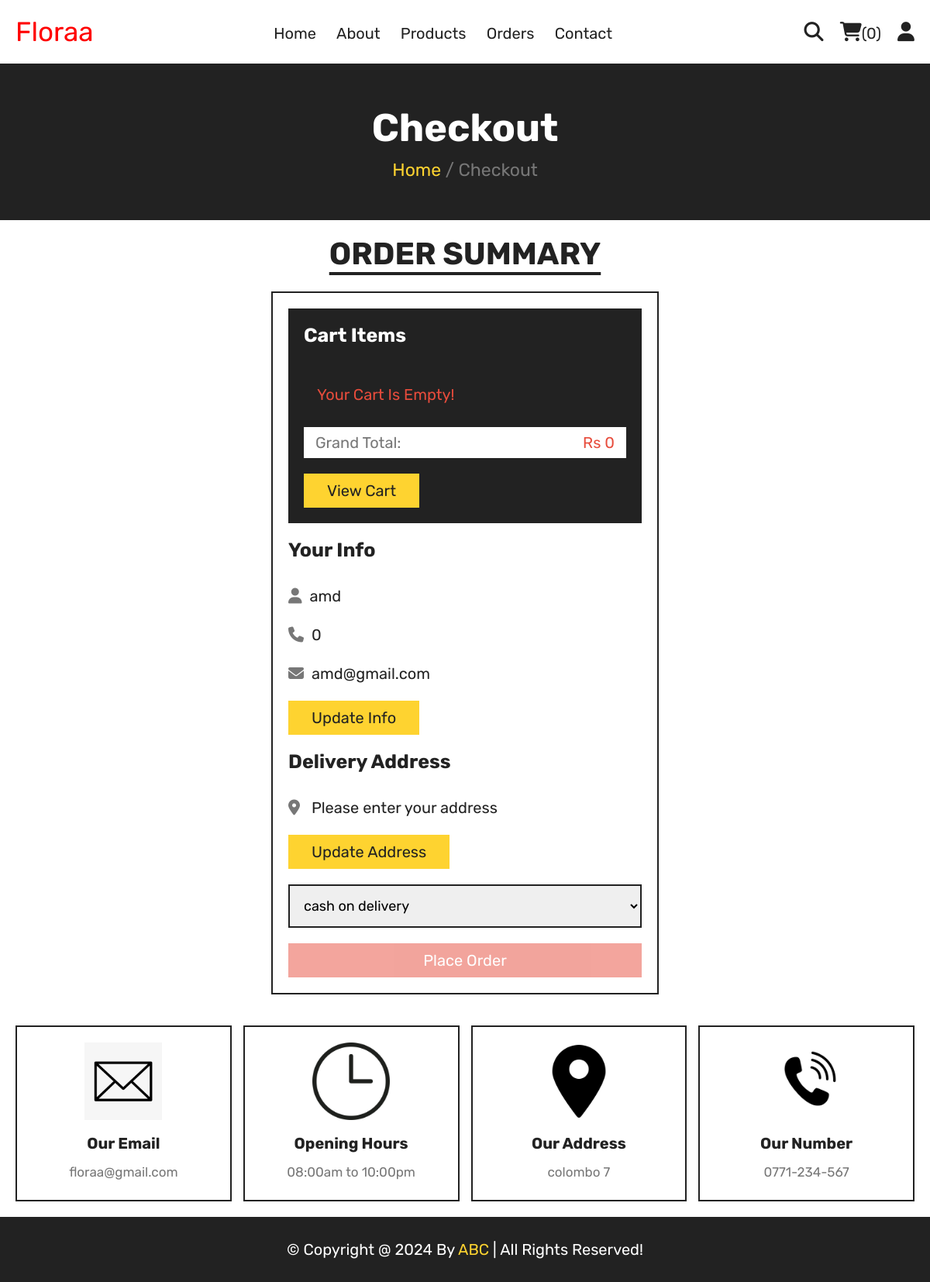
The page /checkout.php (signed in) on the database its author committed.
### tables this page shows
CREATE TABLE `users` (
  `id` int(100) NOT NULL,
  `name` varchar(20) NOT NULL,
  `email` varchar(50) NOT NULL,
  `number` varchar(10) NOT NULL,
  `password` varchar(50) NOT NULL,
  `address` varchar(500) NOT NULL
);

### checkout.php (the view, shortened to what this page needs)
<?php
include 'includes/connect.php';
if (isset($_SESSION['user_id'])) {
   $user_id = $_SESSION['user_id'];
} else {
   $user_id = '';
   header('location:home.php');
   exit();
}
?>
<!DOCTYPE html>
<html lang="en">
<head>
   <link rel="stylesheet" href="https://cdnjs.cloudflare.com/ajax/libs/font-awesome/6.1.1/css/all.min.css">
   <link rel="stylesheet" href="css/style.css">
</head>
<body>
   <?php include 'includes/user_header.php'; ?>
   <div class="heading">
      <h3>Checkout</h3>
      <p><a href="home.php">Home</a> <span> / Checkout</span></p>
   </div>
   <section class="checkout">
      <h1 class="title">Order Summary</h1>
      <form method="post">
         <div class="cart-items">
            <h3>Cart Items</h3>
            <?php
            $grand_total = 0;
            $cart_items = [];
            $select_cart = $conn->prepare("SELECT * FROM `cart` WHERE user_id = ?");
            $select_cart->execute([$user_id]);
            if ($select_cart->rowCount() > 0) {
               while ($fetch_cart = $select_cart->fetch(PDO::FETCH_ASSOC)) {
                  $cart_items[] = $fetch_cart['name'] . ' (' . $fetch_cart['price'] . ' x ' . $fetch_cart['quantity'] . ') - ';
                  $grand_total += ($fetch_cart['price'] * $fetch_cart['quantity']);
                  ?>
                  <p><span class="name"><?= htmlspecialchars($fetch_cart['name']); ?></span> <span class="price">Rs <?= htmlspecialchars($fetch_cart['price']); ?> x <?= htmlspecialchars($fetch_cart['quantity']); ?></span></p>
                  <?php
               }
            } else {
               echo '<p class="empty">Your cart is empty!</p>';
            }
            ?>
            <p class="grand-total"><span class="name">Grand Total:</span><span class="price">Rs <?= htmlspecialchars($grand_total); ?></span></p>
            <a href="cart.php" class="btn">View Cart</a>
         </div>
         <div class="user-info">
            <h3>Your Info</h3>
            <p><i class="fas fa-user"></i><span><?= htmlspecialchars($fetch_profile['name']); ?></span></p>
            <p><i class="fas fa-phone"></i><span><?= htmlspecialchars($fetch_profile['number']); ?></span></p>
            <p><i class="fas fa-envelope"></i><span><?= htmlspecialchars($fetch_profile['email']); ?></span></p>
            <a href="update_profile.php" class="btn">Update Info</a>
            <h3>Delivery Address</h3>
            <p><i class="fas fa-map-marker-alt"></i><span>
                  <?= empty($fetch_profile['address']) ? 'Please enter your address' : htmlspecialchars($fetch_profile['address']); ?>
               </span></p>
            <a href="update_address.php" class="btn">Update Address</a>
            <select name="method" class="box" required>
               <option value="paytm">cash on delivery</option>
            </select>
            <input type="submit" value="Place Order" class="btn <?php if (empty($fetch_profile['address'])) { echo 'disabled'; } ?>" style="width:100%; background:var(--red); color:var(--white);" name="submit">
         </div>
      </form>
   </section>
   <?php include 'includes/footer.php'; ?>
</body>
</html>

### css/style.css (style rules this page uses)
:root { --yellow:#fed330; --red:#e74c3c; --white:#fff; --black:#222; --light-color:#777; --border:.2rem solid var(--black); }
* { font-family: 'Rubik', sans-serif; margin:0; padding:0; box-sizing: border-box; outline: none; border: none; text-decoration: none; }
html { font-size: 62.5%; overflow-x: hidden; scroll-behavior: smooth; stop-opacity: 7rem; }
section { margin:0 auto; max-width: 1200px; padding:2rem; }
.title { text-align: center; margin-bottom: 2.5rem; font-size: 4rem; color:var(--black); text-transform: uppercase; text-decoration: underline; text-underline-offset: 1rem; }
.heading { display: flex; align-items: center; justify-content: center; gap:1rem; flex-flow: column; background-color: var(--black); min-height: 20rem; }
.heading h3 { font-size: 5rem; color:var(--white); text-transform: capitalize; }
.heading p { text-align: left; font-size: 2.3rem; color:var(--light-color); }
.heading p a { color:var(--yellow); }
.btn, .delete-btn { margin-top: 1rem; display: inline-block; font-size: 2rem; padding:1rem 3rem; cursor: pointer; text-transform: capitalize; transition: .2s linear; }
.btn { background-color: var(--yellow); color:var(--black); }
.disabled { opacity: .5; user-select: none; pointer-events: none; }
.empty { border:var(--border); padding:1.5rem; text-align: center; width: 100%; font-size: 2rem; text-transform: capitalize; color:var(--red); }
.checkout form { max-width: 50rem; margin:0 auto; border:var(--border); padding:2rem; }
.checkout form h3 { font-size: 2.5rem; text-transform: capitalize; padding: 2rem 0; color:var(--black); }
.checkout form .cart-items { background-color: var(--black); padding:2rem; padding-top: 0; }
.checkout form .cart-items h3 { color:var(--white); }
.checkout form .cart-items p { display: flex; align-items: center; gap:1.5rem; justify-content: space-between; margin:1rem 0; line-height: 1.5; font-size: 2rem; }
.checkout form .cart-items p .name { color:var(--light-color); }
.checkout form .cart-items p .price { color:var(--yellow); }
.checkout form .cart-items .grand-total { background-color: var(--white); padding:.5rem 1.5rem; }
.checkout form .cart-items .grand-total .price { color:var(--red); }
.checkout form .user-info p { font-size: 2rem; line-height: 1.5; padding:1rem 0; }
.checkout form .user-info p i { color:var(--light-color); margin-right: 1rem; }
.checkout form .user-info p span { color:var(--black); }
.checkout form .user-info .box { width: 100%; border:var(--border); padding:1.4rem; margin-top: 2rem; margin-bottom: 1rem; font-size: 1.8rem; }

### rows shown on the page
users: name "amd", number "0", email "amd@gmail.com", submit "Place Order"

### other values the page prints
$total_cart_items "0"
$grand_total "0"
